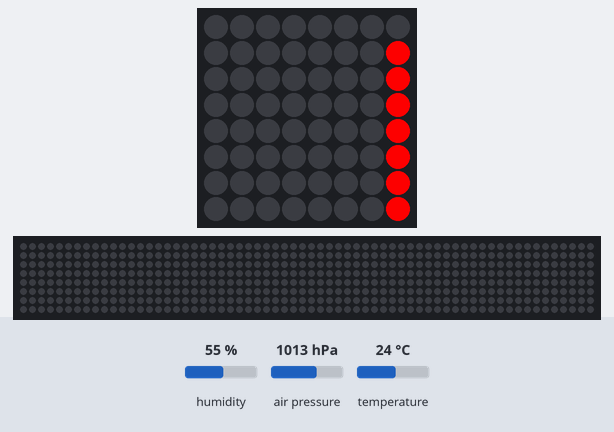
Simulated run of this program. Board: Raspberry Pi (BCM pin numbers) with a Sense HAT. Parts: the Sense HAT's 8×8 RGB LED matrix, a strip that is not on the board, showing the scrolling text unrolled. The test bench sets the inputs (shaded band); at power-on: humidity 55 %, air pressure 1013 hPa, temperature 24 °C. Requests to the public web service named in the program get a made-up reply in its usual format after 0.4 s (London, UTC, broken clouds, 64 % humidity, 1013 hPa unless stated); the 64×8 strip is a reading aid, not a part: it shows the text the matrix is scrolling, unrolled, one strip-width of it at a time.

Above: at 1.77 s.
At 7.41 s:
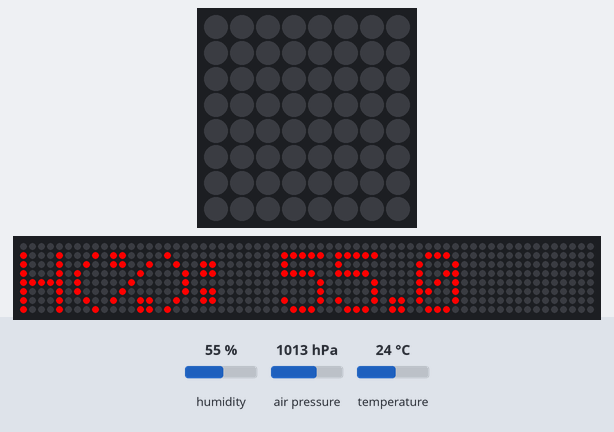
At 8.11 s:
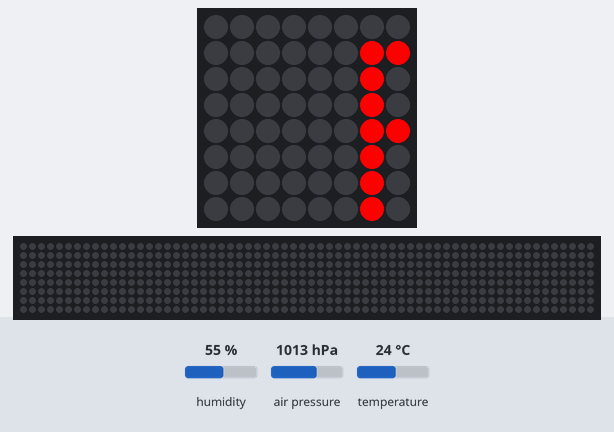
At 14.36 s:
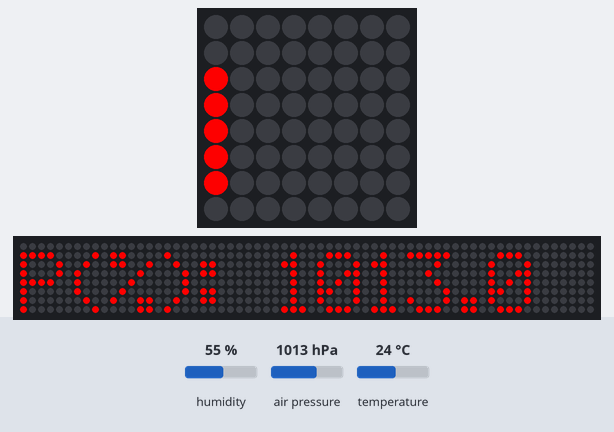
At 26.07 s:
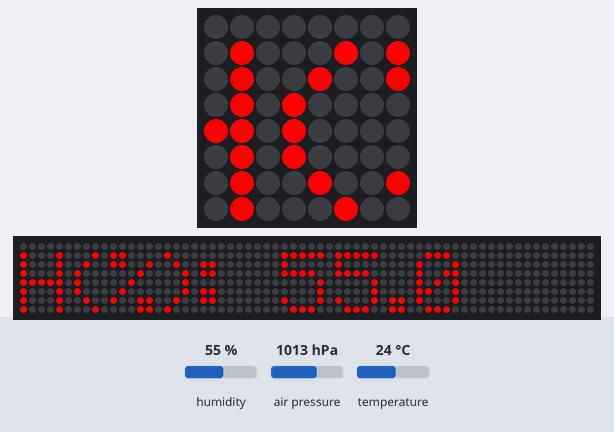
At 37.75 s:
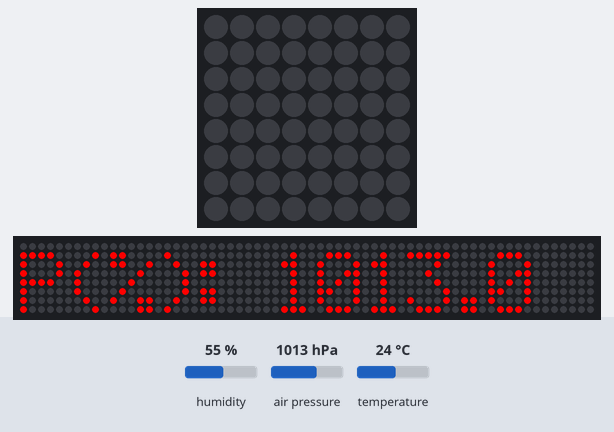

The program:

1._AlertaTemporalTelegram.py
```python
#SomePython-1.4.2 ~ Jona
#-------------------#
#Permitirá enviar alertas de temperatura, humedad y presion con Sense HAT a un bot de Telegram (previamente programado).
#Para la creacion del bot y obtencion de credenciales, verificar el repositorio, especificamente:
#https://github.com/jona0707/SomePython-1/tree/main/3.%20EnvioMSGBotTelegram

#Se enviaran datos de Temperatura, Presión y Humedad obtenidos por el emulador de SenseHat, si se desea
#utilizar SenseHat en sí, solo hace falta cambiar la biblioteca (y obviamente el uso de la placa).


#Importo librerias: GET y sense HAT
import requests
from sense_emu import SenseHat
import time
#Recordar que esto es porque haremos en emulador, caso contrario importariamos la libreria tal que:
#from sense_hat import SenseHat

#Iniciamos variables:
#Colores para impresion en la placa LED del SenseHat:
R = (255,0,0)
G = (0,255,255)
B = (0,0,255)
#Contador:
cont = 0
#Definimos variable de muestreo en segundos:
muestreo = 10
#SenseHAT:
sense = SenseHat()
sense.clear()

#Datos 'normales' (si sobrepasa estos datos se envia la alerta).
tempIns = 27
humeIns = 30
presIns = 1000

#Defino la funcion para enviar el mensaje al bot de telegram:
def enviarMSG(msg):
    token = 'TOKEN'
    msgId = 'MESSAGEID'
    msg = 'https://api.telegram.org/bot'+token+'/sendMessage?chat_id='+msgId+'&parse_mode=Markdown&text='+msg

    #Envio el mensaje
    requests.get(msg)

#EMPIEZA EL MENSAJE CON LO SOLICITADO:
enviarMSG("☁Temperatura, humedad y presión utilizando Sense HAT ☁\n\n")
enviarMSG("Se enviará la información en caso de superarse los siguientes valores: ")
enviarMSG("TEMPERATURA: "+str(tempIns)+"🌡️ HUMEDAD: "+str(humeIns)+"💦 PRESIÓN: "+str(presIns)+"⏱️")

#Simulamos un Do-While para que el programa nos premita verificar los que los valores no sobrepasen (se verificaran 3 valores).
while cont<3:
  #Tomamos los valores con el sense:
  tempSH = sense.get_temperature()
  humeSH = sense.get_humidity()
  presSH = sense.get_pressure()

  #Y redondeamos sus valoreS:
  tempSH = round(tempSH,1)
  humeSH = round(humeSH,1)
  presSH = round(presSH,1)

  if (tempSH >= tempIns):
    enviarMSG("⚠️¡ALERTA TEMPERATURA!⚠️\nLa temperatura es de: "+str(tempSH)+"C°")
    sense.clear()
    #Para el RGB del Sense HAT:
    impLED = 'T(C): '+str(tempSH)
    sense.show_message(impLED, text_colour = R)

  if (humeSH >= humeIns):
    enviarMSG("⚠️¡ALERTA HUMEDAD!⚠️\nLa humedad es de: "+str(humeSH)+"%")
    sense.clear()
    #Para el RGB del Sense HAT:
    impLED = 'H(%): '+str(humeSH)
    sense.show_message(impLED, text_colour = R)

  if (presSH >= presIns):
    enviarMSG("⚠️¡ALERTA PRESIÓN!⚠️\nLa presión es de: "+str(presSH)+" [Ombar]")
    sense.clear()
    #Para el RGB del Sense HAT:
    impLED = 'P(%): '+str(presSH)
    sense.show_message(impLED, text_colour = R)

  cont+=1
  time.sleep(muestreo)
```
